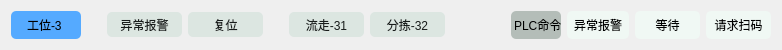
  <widget class="QWidget" name="layoutWidget_3">
   <property name="geometry">
    <rect>
     <x>20</x>
     <y>209</y>
     <width>781</width>
     <height>30</height>
    </rect>
   </property>
   <layout class="QGridLayout" name="gridLayout_3">
    <item row="0" column="10">
     <widget class="QPushButton" name="pb_CmdA_3">
      <property name="minimumSize">
       <size>
        <width>75</width>
        <height>25</height>
       </size>
      </property>
      <property name="styleSheet">
       <string notr="true">background: rgb(220, 230, 225);
border-color: rgb(0, 0, 0);
border-radius: 5px;
color:rgb(24, 28, 27);</string>
      </property>
      <property name="text">
       <string>流走-31</string>
      </property>
     </widget>
    </item>
    <item row="0" column="16">
     <widget class="QLabel" name="lb_RequestCode_3">
      <property name="minimumSize">
       <size>
        <width>65</width>
        <height>25</height>
       </size>
      </property>
      <property name="styleSheet">
       <string notr="true">border-radius: 5px;
background-color: rgb(240, 248, 244);</string>
      </property>
      <property name="text">
       <string>请求扫码</string>
      </property>
      <property name="alignment">
       <set>Qt::AlignCenter</set>
      </property>
     </widget>
    </item>
    <item row="0" column="13">
     <widget class="QLabel" name="label_6">
      <property name="minimumSize">
       <size>
        <width>50</width>
        <height>25</height>
       </size>
      </property>
      <property name="styleSheet">
       <string notr="true">border-radius: 5px;
background-color: rgb(180, 189, 184);</string>
      </property>
      <property name="text">
       <string> PLC命令</string>
      </property>
      <property name="alignment">
       <set>Qt::AlignCenter</set>
      </property>
     </widget>
    </item>
    <item row="0" column="3">
     <spacer name="horizontalSpacer_8">
      <property name="orientation">
       <enum>Qt::Horizontal</enum>
      </property>
      <property name="sizeType">
       <enum>QSizePolicy::Fixed</enum>
      </property>
      <property name="sizeHint" stdset="0">
       <size>
        <width>20</width>
        <height>20</height>
       </size>
      </property>
     </spacer>
    </item>
    <item row="0" column="6">
     <spacer name="horizontalSpacer_9">
      <property name="orientation">
       <enum>Qt::Horizontal</enum>
      </property>
      <property name="sizeType">
       <enum>QSizePolicy::Fixed</enum>
      </property>
      <property name="sizeHint" stdset="0">
       <size>
        <width>20</width>
        <height>20</height>
       </size>
      </property>
     </spacer>
    </item>
    <item row="0" column="4">
     <widget class="QPushButton" name="pb_Error_3">
      <property name="minimumSize">
       <size>
        <width>75</width>
        <height>25</height>
       </size>
      </property>
      <property name="styleSheet">
       <string notr="true">background: rgb(220, 230, 225);
border-color: rgb(0, 0, 0);
border-radius: 5px;
color:rgb(24, 28, 27);</string>
      </property>
      <property name="text">
       <string>异常报警</string>
      </property>
     </widget>
    </item>
    <item row="0" column="12">
     <spacer name="horizontalSpacer_10">
      <property name="orientation">
       <enum>Qt::Horizontal</enum>
      </property>
      <property name="sizeType">
       <enum>QSizePolicy::Fixed</enum>
      </property>
      <property name="sizeHint" stdset="0">
       <size>
        <width>60</width>
        <height>20</height>
       </size>
      </property>
     </spacer>
    </item>
    <item row="0" column="11">
     <widget class="QPushButton" name="pb_CmdB_3">
      <property name="minimumSize">
       <size>
        <width>75</width>
        <height>25</height>
       </size>
      </property>
      <property name="styleSheet">
       <string notr="true">background: rgb(220, 230, 225);
border-color: rgb(0, 0, 0);
border-radius: 5px;
color:rgb(24, 28, 27);</string>
      </property>
      <property name="text">
       <string>分拣-32</string>
      </property>
     </widget>
    </item>
    <item row="0" column="15">
     <widget class="QLabel" name="lb_Wait_3">
      <property name="minimumSize">
       <size>
        <width>65</width>
        <height>25</height>
       </size>
      </property>
      <property name="styleSheet">
       <string notr="true">border-radius: 5px;
background-color: rgb(240, 248, 244);</string>
      </property>
      <property name="text">
       <string>等待</string>
      </property>
      <property name="alignment">
       <set>Qt::AlignCenter</set>
      </property>
     </widget>
    </item>
    <item row="0" column="2">
     <widget class="QLabel" name="lb_WorkStation_3">
      <property name="minimumSize">
       <size>
        <width>70</width>
        <height>28</height>
       </size>
      </property>
      <property name="styleSheet">
       <string notr="true">border-radius: 5px;
background-color: rgb(85, 170, 255);</string>
      </property>
      <property name="text">
       <string>工位-3 </string>
      </property>
      <property name="alignment">
       <set>Qt::AlignCenter</set>
      </property>
     </widget>
    </item>
    <item row="0" column="14">
     <widget class="QLabel" name="lb_Error_3">
      <property name="minimumSize">
       <size>
        <width>62</width>
        <height>25</height>
       </size>
      </property>
      <property name="styleSheet">
       <string notr="true">border-radius: 5px;
background-color: rgb(240, 248, 244);</string>
      </property>
      <property name="text">
       <string>异常报警</string>
      </property>
      <property name="alignment">
       <set>Qt::AlignCenter</set>
      </property>
     </widget>
    </item>
    <item row="0" column="5">
     <widget class="QPushButton" name="pb_Reset_3">
      <property name="minimumSize">
       <size>
        <width>75</width>
        <height>25</height>
       </size>
      </property>
      <property name="styleSheet">
       <string notr="true">background: rgb(220, 230, 225);
border-color: rgb(0, 0, 0);
border-radius: 5px;
color:rgb(24, 28, 27);</string>
      </property>
      <property name="text">
       <string>复位</string>
      </property>
     </widget>
    </item>
   </layout>
  </widget>
